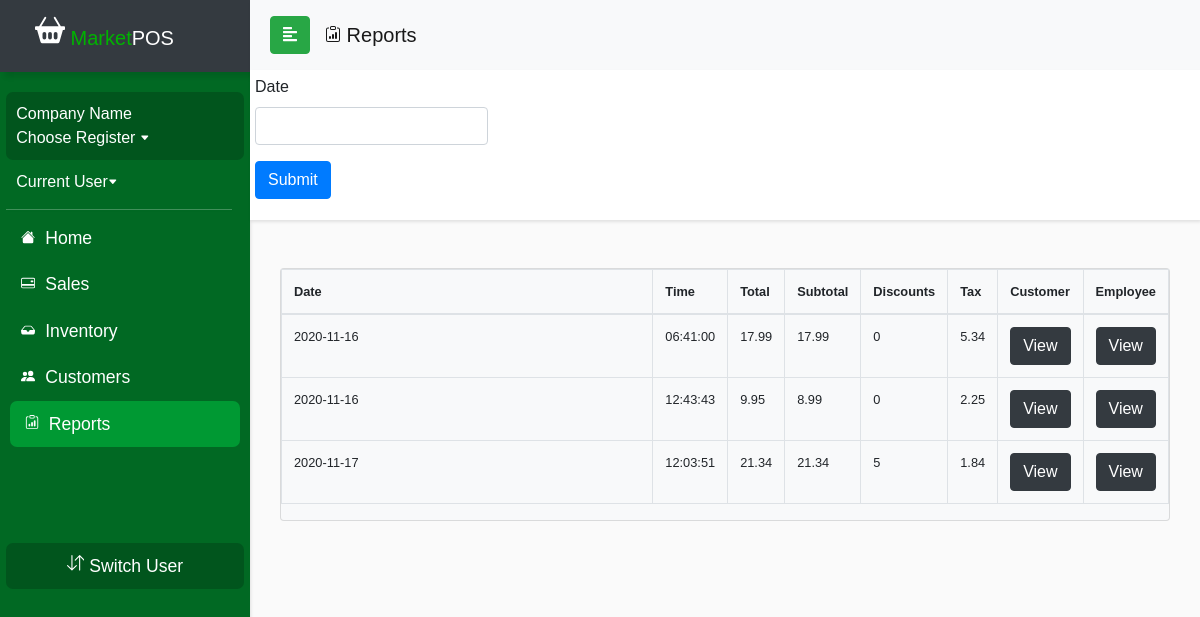
Before: /currentDraft/reportTotalDraft.php with the older database file.
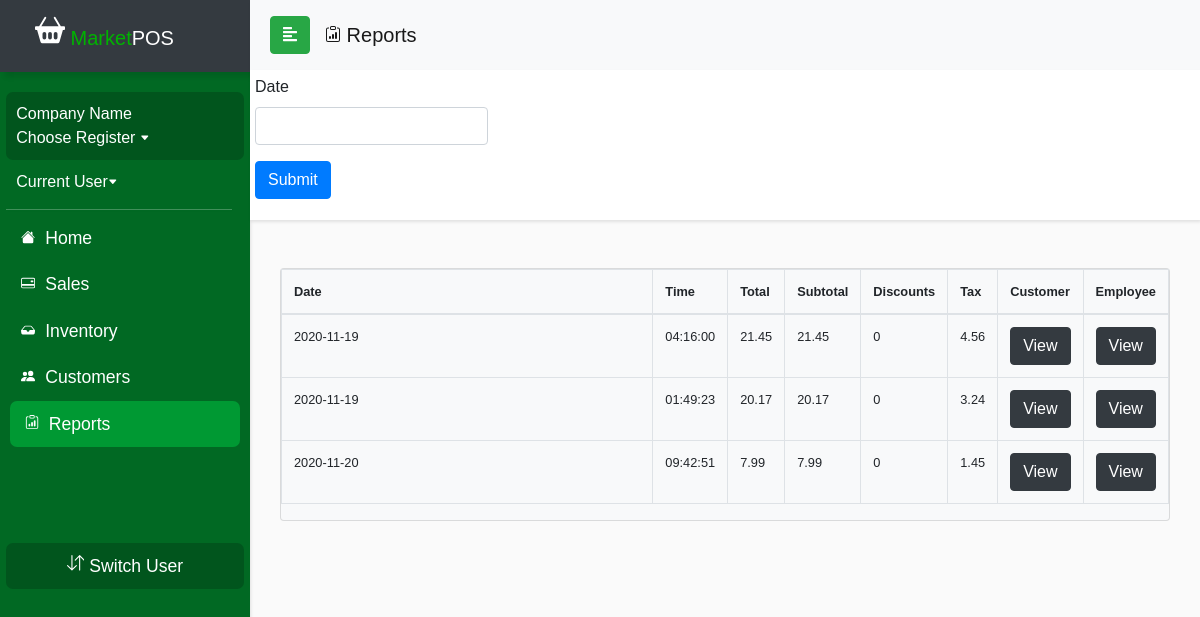
After: the same page with the newer database file.
### tables this page shows
CREATE TABLE `ticket_system` (
  `ticket_id` int(11) NOT NULL,
  `date` date DEFAULT NULL,
  `company_name` varchar(50) DEFAULT NULL,
  `time` time DEFAULT NULL,
  `quantity` int(11) DEFAULT NULL,
  `subtotal` float DEFAULT NULL,
  `total` float DEFAULT NULL,
  `discount` float DEFAULT NULL,
  `tax` float DEFAULT NULL,
  `tax_rate` float DEFAULT NULL,
  `cash` float DEFAULT NULL,
  `credit` float DEFAULT NULL,
  `cart_purchase` tinyint(1) DEFAULT NULL,
  `sale_id` int(11) DEFAULT NULL,
  `employee_id` int(11) DEFAULT NULL,
  `customer_id` int(11) DEFAULT NULL
);

### currentDraft/reportTotalDraft.php (the view, shortened to what this page needs)
<?php
include_once('config.php');
$query = "SELECT * FROM ticket_system";
$result = mysqli_query($conn, $query);
?>
<!DOCTYPE html>
<html>
<head>
   <link rel="stylesheet" href="css/bootstrap.min.css">
  <link rel="stylesheet" href="userStyle2.css">
  <link rel="stylesheet" href="css/jquery.mCustomScrollbar.min.css">
  <link rel="stylesheet" href="css/bootstrap-datepicker3.css">
</head>
<body>
          <nav id="sidebar">
        <div class="sidebar-header bg-dark">
            <h1><span><a class="navbar-brand relative-top" href="indexDraft.php">
                        <span style="color: #00b300"> Market</span>POS</a></h1>
        </div>
        <ul class="list-unstyled components">
        <li>
                <div id="usercard">
                    <a href="" style="font-size: 1em;"><?php if(isset($_SESSION['company_name'])&& !empty($_SESSION['company_name'])) {echo $_SESSION['company_name'];} else {echo 'Company Name';} ?></br>Choose Register <svg width=".6em" height=".6em" viewBox="0 0 16 16" class="bi bi-caret-down-fill" fill="currentColor" xmlns="http://www.w3.org/2000/svg">
                            <path d="M7.247 11.14L2.451 5.658C1.885 5.013 2.345 4 3.204 4h9.592a1 1 0 0 1 .753 1.659l-4.796 5.48a1 1 0 0 1-1.506 0z" />
                        </svg></a>
                </div>
            </li>
            <li>
                <a href="employeePinLogin.php" style="font-size: 1em;"><?php if(isset($_SESSION['emp_fname'])&& !empty($_SESSION['emp_lname'])){ echo "" . $_SESSION['emp_fname'] . " " . $_SESSION['emp_lname'] . " ";} else{ echo "Current User";} ?><svg width=".6em" height=".6em" viewBox="0 0 16 16" class="bi bi-caret-down-fill" fill="currentColor" xmlns="http://www.w3.org/2000/svg">
                        <path d="M7.247 11.14L2.451 5.658C1.885 5.013 2.345 4 3.204 4h9.592a1 1 0 0 1 .753 1.659l-4.796 5.48a1 1 0 0 1-1.506 0z" />
                    </svg></a>
            </li>
        <div class="justify-content-center" id="navline"></div>
            <li>
                <a href="accounthomeDraft.php">
                    <span style="padding:5px;">
                        </span> Home</a>
            </li>
            <li>
                <a href="salescontrolpanel.php">
                    <span style="padding:5px;">
                    </span> Sales</a>
            </li>
            <li>
                <a href="inventorycontrol.php">
                    <span style="padding:5px;">
                        </span> Inventory</a>
            </li>
            <li>
                <a href="customercontrol.php">
                    <span style="padding:5px;">
                        </span> Customers</a>
            </li>
            <li class="active">
                <a href="reportsControlPanel.php">
                    <span style="padding:5px;">
                        </span> Reports</a>
            </li>
        <li class="sidebar-footer">
            <div class="text-center" id="usercard">
               <a role="button" href="employeePinLogin.php"> Switch User</a>
            </div>
    </li>
        </ul>
    </nav>
  <div id="content">
    <nav class="navbar navbar-expand-lg navbar-light bg-light sticky-top" id="locnav">
            <div class="container-fluid">
                <button type="button" id="sidebarCollapse" class="btn btn-success">
                    <i class="fas fa-align-left"></i>
                </button>
                <div class="collapse navbar-collapse" id="navbarSupportedContent">
                    <ul class="nav navbar-nav mr-auto">
                        <a class="navbar-brand" href="reportscontrolpanel.php">
                             Reports</a>
                    </ul>
                </div>
            </div>
        </nav>
    <nav class="navbar navbar-light" id="dateSel">
    <form method="post">
      <div class="form-group">
        <label class="control-label" for="date">Date</label>
        <input class="form-control" name="date" pattern="YYYY-MM-DD" type="text">
      </div>
      <div class="form-group">
        <button class="btn btn-primary " name="submit-search" type="submit">Submit</button>
      </div>
     </form>
    </nav>
    <div class="container justify-content-center" id="tablescreen">
      <div class="col-12">
        <div class="card mt-5 bg-light">
          <table class="table table-bordered" style="font-size:80%;">
            <thead>
              <tr>
                <th class="col"> Date </th>
                <th class="col"> Time </th>
                <th class="col"> Total</th>
                <th class="col"> Subtotal </th>
                <th class="col"> Discounts </th>
                <th class="col"> Tax </th>
                <th class="col"> Customer</th>
                <th class="col"> Employee</th>
              </tr>
            </thead>
            <tbody>
              <?php
              if (isset($_POST['submit-search'])) {
                $search = mysqli_real_escape_string($conn, $_POST['date']);
                $sql = "SELECT * FROM ticket_system WHERE date LIKE '%$search%'";
                $result = mysqli_query($conn, $sql);
                $queryResults = mysqli_num_rows($result);
                if ($queryResults > 0) {
                  echo "<div>There are $queryResults results matching your search</div><br>";
                  while ($row = mysqli_fetch_assoc($result)) {
                    echo "<tr><td>"
                    . $row['date'] . "</td><td>" . $row['total'] . "</td><td>" . $row['subtotal'] . "</td><td>"
                    . $row['discount'] . "</td><td>" . $row['tax'] . "</td><td>" . $row['time'] . "</td><td><a class='btn btn-dark'
                    role='button' href='customerDetail.php?Detail=". $row['customer_id'] . "'>View</a></td><td><a class='btn btn-dark'
                    role='button' href='employeeDetail.php?Detail=". $row['employee_id'] . "'>View</a>";
                  }
                } else {
                  echo "<div>There are no results matching your search</div>";
                }
              }
              else {
                while ($row = mysqli_fetch_assoc($result)) {
                    echo "<tr><td>"
                    . $row['date'] . "</td><td>" . $row['time']  . "</td><td>" . $row['total'] . "</td><td>" . $row['subtotal'] . "</td><td>"
                    . $row['discount'] . "</td><td>" . $row['tax'] . "</td><td><a class='btn btn-dark'
                    role='button' href='customerDetail.php?Detail=". $row['customer_id'] . "'>View</a></td><td><a class='btn btn-dark'
                    role='button' href='employeeDetail.php?Detail=". $row['employee_id'] . "'>View</a>";
                }
              }
              ?>
            </tbody>
          </table>
        </div>
      </div>
    </div>
</body>
</html>

### currentDraft/userStyle2.css (style rules this page uses)
body { font-family: 'Poppins', sans-serif; background: #fafafa; overflow-y: scroll; overflow-x: hidden; }
a, a:hover, a:focus { color: inherit; text-decoration: none; transition: all 0.3s; }
#locnav { position: fixed; }
.navbar { width: 100%; padding: 5px 5px; background: #fff; border: none; border-radius: 0; box-shadow: 1px 2px 3px rgba(0, 0, 0, 0.1); }
.navbar-brand { padding: 15px; }
#navline { margin-top: 5px; margin-bottom: 5px; width: 95%; height: 1px; border-bottom: 1px solid white; opacity: 25%; box-shadow: 1px 1px 3px rgba(0, 0, 0, 0.1); }
#dateSel { margin-top: 30px; z-index: 1151; }
#sidebar { width: 250px; position: fixed; top: 0; left: 0; height: 100vh; z-index: 999; background: #016923; color: #fff; transition: all 0.3s; box-shadow: 1px 2px 3px rgba(0, 0, 0, 0.1); }
#sidebar .sidebar-header { padding-left: 20px; height: 4.5em; box-shadow: 5px 5px 5px rgba(0, 0, 0, 0.1); }
#sidebar ul.components { padding: 20px 0; margin: auto; width: 95%; }
#sidebar ul li a { padding: 10px; font-size: 1.1em; display: block; }
#sidebar ul li.active > a, a[aria-expanded="true"] { color: #fff; background: #009933; margin: auto; width: 97%; border-radius: 7px; pointer-events: none; }
#usercard { background: #01551d; border-radius: 7px; }
#content { width: calc(100% - 250px); margin-top: 40px; min-height: 100vh; transition: all 0.3s; position: absolute; top: 0; right: 0; }
#tablescreen { margin-top: 30px; left: 150px; }

Changed rows visible on the page:
removed ticket_system: date "2020-11-16", time "06:41:00", total "17.99", subtotal "17.99", discount "0", tax "5.34"
removed ticket_system: date "2020-11-16", time "12:43:43", total "9.95", subtotal "8.99", discount "0", tax "2.25"
removed ticket_system: date "2020-11-17", time "12:03:51", total "21.34", subtotal "21.34", discount "5", tax "1.84"
added ticket_system: date "2020-11-19", time "04:16:00", total "21.45", subtotal "21.45", discount "0", tax "4.56"
added ticket_system: date "2020-11-19", time "01:49:23", total "20.17", subtotal "20.17", discount "0", tax "3.24"
added ticket_system: date "2020-11-20", time "09:42:51", total "7.99", subtotal "7.99", discount "0", tax "1.45"
